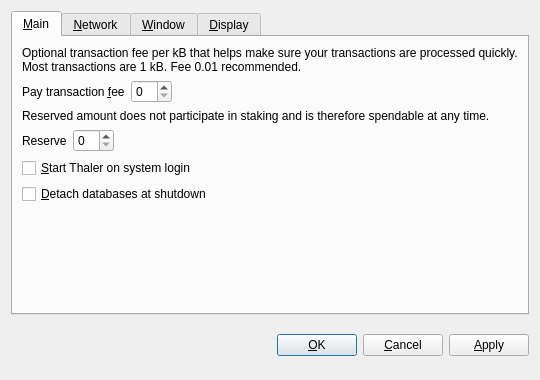
<?xml version="1.0" encoding="UTF-8"?>
<ui version="4.0">
 <class>OptionsDialog</class>
 <widget class="QDialog" name="OptionsDialog">
  <property name="geometry">
   <rect>
    <x>0</x>
    <y>0</y>
    <width>540</width>
    <height>380</height>
   </rect>
  </property>
  <property name="windowTitle">
   <string>Options</string>
  </property>
  <property name="modal">
   <bool>true</bool>
  </property>
  <layout class="QVBoxLayout" name="verticalLayout">
   <item>
    <widget class="QTabWidget" name="tabWidget">
     <property name="tabPosition">
      <enum>QTabWidget::North</enum>
     </property>
     <property name="currentIndex">
      <number>0</number>
     </property>
     <widget class="QWidget" name="tabMain">
      <attribute name="title">
       <string>&amp;Main</string>
      </attribute>
      <layout class="QVBoxLayout" name="verticalLayout_Main">
       <item>
        <widget class="QLabel" name="transactionFeeInfoLabel">
         <property name="text">
          <string>Optional transaction fee per kB that helps make sure your transactions are processed quickly. Most transactions are 1 kB. Fee 0.01 recommended.</string>
         </property>
         <property name="textFormat">
          <enum>Qt::PlainText</enum>
         </property>
         <property name="wordWrap">
          <bool>true</bool>
         </property>
        </widget>
       </item>
       <item>
        <layout class="QHBoxLayout" name="horizontalLayoutFee">
         <item>
          <widget class="QLabel" name="transactionFeeLabel">
           <property name="text">
            <string>Pay transaction &amp;fee</string>
           </property>
           <property name="textFormat">
            <enum>Qt::PlainText</enum>
           </property>
           <property name="buddy">
            <cstring>transactionFee</cstring>
           </property>
          </widget>
         </item>
         <item>
          <widget class="BitcoinAmountField" name="transactionFee"/>
         </item>
         <item>
          <spacer name="horizontalSpacerFee">
           <property name="orientation">
            <enum>Qt::Horizontal</enum>
           </property>
           <property name="sizeHint" stdset="0">
            <size>
             <width>40</width>
             <height>20</height>
            </size>
           </property>
          </spacer>
         </item>
        </layout>
       </item>
       <item>
        <widget class="QLabel" name="reserveBalanceInfoLabel">
         <property name="text">
          <string>Reserved amount does not participate in staking and is therefore spendable at any time.</string>
         </property>
         <property name="textFormat">
          <enum>Qt::PlainText</enum>
         </property>
         <property name="wordWrap">
          <bool>true</bool>
         </property>
        </widget>
       </item>
       <item>
        <layout class="QHBoxLayout" name="horizontalLayoutReserveBalance">
         <item>
          <widget class="QLabel" name="reserveBalanceLabel">
           <property name="text">
            <string>Reserve</string>
           </property>
           <property name="textFormat">
            <enum>Qt::PlainText</enum>
           </property>
           <property name="buddy">
            <cstring>reserveBalance</cstring>
           </property>
          </widget>
         </item>
         <item>
          <widget class="BitcoinAmountField" name="reserveBalance"/>
         </item>
         <item>
          <spacer name="horizontalSpacerReserveBalance">
           <property name="orientation">
            <enum>Qt::Horizontal</enum>
           </property>
           <property name="sizeHint" stdset="0">
            <size>
             <width>40</width>
             <height>20</height>
            </size>
           </property>
          </spacer>
         </item>
        </layout>
       </item>
       <item>
        <widget class="QCheckBox" name="bitcoinAtStartup">
         <property name="toolTip">
          <string>Automatically start Thaler after logging in to the system.</string>
         </property>
         <property name="text">
          <string>&amp;Start Thaler on system login</string>
         </property>
        </widget>
       </item>
       <item>
        <widget class="QCheckBox" name="detachDatabases">
         <property name="toolTip">
          <string>Detach block and address databases at shutdown. This means they can be moved to another data directory, but it slows down shutdown. The wallet is always detached.</string>
         </property>
         <property name="text">
          <string>&amp;Detach databases at shutdown</string>
         </property>
        </widget>
       </item>
       <item>
        <spacer name="verticalSpacer_Main">
         <property name="orientation">
          <enum>Qt::Vertical</enum>
         </property>
         <property name="sizeHint" stdset="0">
          <size>
           <width>20</width>
           <height>40</height>
          </size>
         </property>
        </spacer>
       </item>
      </layout>
     </widget>
     <widget class="QWidget" name="tabNetwork">
      <attribute name="title">
       <string>&amp;Network</string>
      </attribute>
      <layout class="QVBoxLayout" name="verticalLayout_Network">
       <item>
        <widget class="QCheckBox" name="mapPortUpnp">
         <property name="toolTip">
          <string>Automatically open the Thaler client port on the router. This only works when your router supports UPnP and it is enabled.</string>
         </property>
         <property name="text">
          <string>Map port using &amp;UPnP</string>
         </property>
        </widget>
       </item>
       <item>
        <widget class="QCheckBox" name="connectSocks">
         <property name="toolTip">
          <string>Connect to the Thaler network through a SOCKS proxy (e.g. when connecting through Tor).</string>
         </property>
         <property name="text">
          <string>&amp;Connect through SOCKS proxy:</string>
         </property>
        </widget>
       </item>
       <item>
        <layout class="QHBoxLayout" name="horizontalLayout_Network">
         <item>
          <widget class="QLabel" name="proxyIpLabel">
           <property name="text">
            <string>Proxy &amp;IP:</string>
           </property>
           <property name="textFormat">
            <enum>Qt::PlainText</enum>
           </property>
           <property name="buddy">
            <cstring>proxyIp</cstring>
           </property>
          </widget>
         </item>
         <item>
          <widget class="QValidatedLineEdit" name="proxyIp">
           <property name="maximumSize">
            <size>
             <width>140</width>
             <height>16777215</height>
            </size>
           </property>
           <property name="toolTip">
            <string>IP address of the proxy (e.g. 127.0.0.1)</string>
           </property>
          </widget>
         </item>
         <item>
          <widget class="QLabel" name="proxyPortLabel">
           <property name="text">
            <string>&amp;Port:</string>
           </property>
           <property name="textFormat">
            <enum>Qt::PlainText</enum>
           </property>
           <property name="buddy">
            <cstring>proxyPort</cstring>
           </property>
          </widget>
         </item>
         <item>
          <widget class="QLineEdit" name="proxyPort">
           <property name="maximumSize">
            <size>
             <width>55</width>
             <height>16777215</height>
            </size>
           </property>
           <property name="toolTip">
            <string>Port of the proxy (e.g. 9050)</string>
           </property>
          </widget>
         </item>
         <item>
          <widget class="QLabel" name="socksVersionLabel">
           <property name="text">
            <string>SOCKS &amp;Version:</string>
           </property>
           <property name="textFormat">
            <enum>Qt::PlainText</enum>
           </property>
           <property name="buddy">
            <cstring>socksVersion</cstring>
           </property>
          </widget>
         </item>
         <item>
          <widget class="QValueComboBox" name="socksVersion">
           <property name="toolTip">
            <string>SOCKS version of the proxy (e.g. 5)</string>
           </property>
          </widget>
         </item>
         <item>
          <spacer name="horizontalSpacer_Network">
           <property name="orientation">
            <enum>Qt::Horizontal</enum>
           </property>
           <property name="sizeHint" stdset="0">
            <size>
             <width>40</width>
             <height>20</height>
            </size>
           </property>
          </spacer>
         </item>
        </layout>
       </item>
       <item>
        <spacer name="verticalSpacer_Network">
         <property name="orientation">
          <enum>Qt::Vertical</enum>
         </property>
         <property name="sizeHint" stdset="0">
          <size>
           <width>20</width>
           <height>40</height>
          </size>
         </property>
        </spacer>
       </item>
      </layout>
     </widget>
     <widget class="QWidget" name="tabWindow">
      <attribute name="title">
       <string>&amp;Window</string>
      </attribute>
      <layout class="QVBoxLayout" name="verticalLayout_Window">
       <item>
        <widget class="QCheckBox" name="minimizeToTray">
         <property name="toolTip">
          <string>Show only a tray icon after minimizing the window.</string>
         </property>
         <property name="text">
          <string>&amp;Minimize to the tray instead of the taskbar</string>
         </property>
        </widget>
       </item>
       <item>
        <widget class="QCheckBox" name="minimizeOnClose">
         <property name="toolTip">
          <string>Minimize instead of exit the application when the window is closed. When this option is enabled, the application will be closed only after selecting Quit in the menu.</string>
         </property>
         <property name="text">
          <string>M&amp;inimize on close</string>
         </property>
        </widget>
       </item>
       <item>
        <spacer name="verticalSpacer_Window">
         <property name="orientation">
          <enum>Qt::Vertical</enum>
         </property>
         <property name="sizeHint" stdset="0">
          <size>
           <width>20</width>
           <height>40</height>
          </size>
         </property>
        </spacer>
       </item>
      </layout>
     </widget>
     <widget class="QWidget" name="tabDisplay">
      <attribute name="title">
       <string>&amp;Display</string>
      </attribute>
      <layout class="QVBoxLayout" name="verticalLayout_Display">
       <item>
        <layout class="QHBoxLayout" name="horizontalLayout_1_Display">
         <item>
          <widget class="QLabel" name="langLabel">
           <property name="text">
            <string>User Interface &amp;language:</string>
           </property>
           <property name="textFormat">
            <enum>Qt::PlainText</enum>
           </property>
           <property name="buddy">
            <cstring>lang</cstring>
           </property>
          </widget>
         </item>
         <item>
          <widget class="QValueComboBox" name="lang">
           <property name="toolTip">
            <string>The user interface language can be set here. This setting will take effect after restarting Thaler.</string>
           </property>
          </widget>
         </item>
        </layout>
       </item>
       <item>
        <layout class="QHBoxLayout" name="horizontalLayout_2_Display">
         <item>
          <widget class="QLabel" name="unitLabel">
           <property name="text">
            <string>&amp;Unit to show amounts in:</string>
           </property>
           <property name="textFormat">
            <enum>Qt::PlainText</enum>
           </property>
           <property name="buddy">
            <cstring>unit</cstring>
           </property>
          </widget>
         </item>
         <item>
          <widget class="QValueComboBox" name="unit">
           <property name="toolTip">
            <string>Choose the default subdivision unit to show in the interface and when sending coins.</string>
           </property>
          </widget>
         </item>
        </layout>
       </item>
       <item>
        <widget class="QCheckBox" name="displayAddresses">
         <property name="toolTip">
          <string>Whether to show Thaler addresses in the transaction list or not.</string>
         </property>
         <property name="text">
          <string>&amp;Display addresses in transaction list</string>
         </property>
        </widget>
       </item>
       <item>
        <widget class="QCheckBox" name="coinControlFeatures">
         <property name="toolTip">
          <string>Whether to show coin control features or not.</string>
         </property>
         <property name="text">
          <string>Display coin &amp;control features (experts only!)</string>
         </property>
        </widget>
       </item>
       <item>
        <spacer name="verticalSpacer_Display">
         <property name="orientation">
          <enum>Qt::Vertical</enum>
         </property>
         <property name="sizeHint" stdset="0">
          <size>
           <width>20</width>
           <height>40</height>
          </size>
         </property>
        </spacer>
       </item>
      </layout>
     </widget>
    </widget>
   </item>
   <item>
    <layout class="QHBoxLayout" name="horizontalLayout_Buttons">
     <item>
      <spacer name="horizontalSpacer_1">
       <property name="orientation">
        <enum>Qt::Horizontal</enum>
       </property>
       <property name="sizeHint" stdset="0">
        <size>
         <width>40</width>
         <height>48</height>
        </size>
       </property>
      </spacer>
     </item>
     <item>
      <widget class="QLabel" name="statusLabel">
       <property name="font">
        <font>
         <weight>75</weight>
         <bold>true</bold>
        </font>
       </property>
       <property name="text">
        <string/>
       </property>
       <property name="textFormat">
        <enum>Qt::PlainText</enum>
       </property>
       <property name="wordWrap">
        <bool>true</bool>
       </property>
      </widget>
     </item>
     <item>
      <spacer name="horizontalSpacer_2">
       <property name="orientation">
        <enum>Qt::Horizontal</enum>
       </property>
       <property name="sizeHint" stdset="0">
        <size>
         <width>40</width>
         <height>48</height>
        </size>
       </property>
      </spacer>
     </item>
     <item>
      <widget class="QPushButton" name="okButton">
       <property name="text">
        <string>&amp;OK</string>
       </property>
      </widget>
     </item>
     <item>
      <widget class="QPushButton" name="cancelButton">
       <property name="text">
        <string>&amp;Cancel</string>
       </property>
       <property name="autoDefault">
        <bool>false</bool>
       </property>
      </widget>
     </item>
     <item>
      <widget class="QPushButton" name="applyButton">
       <property name="text">
        <string>&amp;Apply</string>
       </property>
       <property name="autoDefault">
        <bool>false</bool>
       </property>
      </widget>
     </item>
    </layout>
   </item>
  </layout>
 </widget>
 <customwidgets>
  <customwidget>
   <class>BitcoinAmountField</class>
   <extends>QSpinBox</extends>
   <header>bitcoinamountfield.h</header>
  </customwidget>
  <customwidget>
   <class>QValueComboBox</class>
   <extends>QComboBox</extends>
   <header>qvaluecombobox.h</header>
  </customwidget>
  <customwidget>
   <class>QValidatedLineEdit</class>
   <extends>QLineEdit</extends>
   <header>qvalidatedlineedit.h</header>
  </customwidget>
 </customwidgets>
 <resources/>
 <connections/>
</ui>
